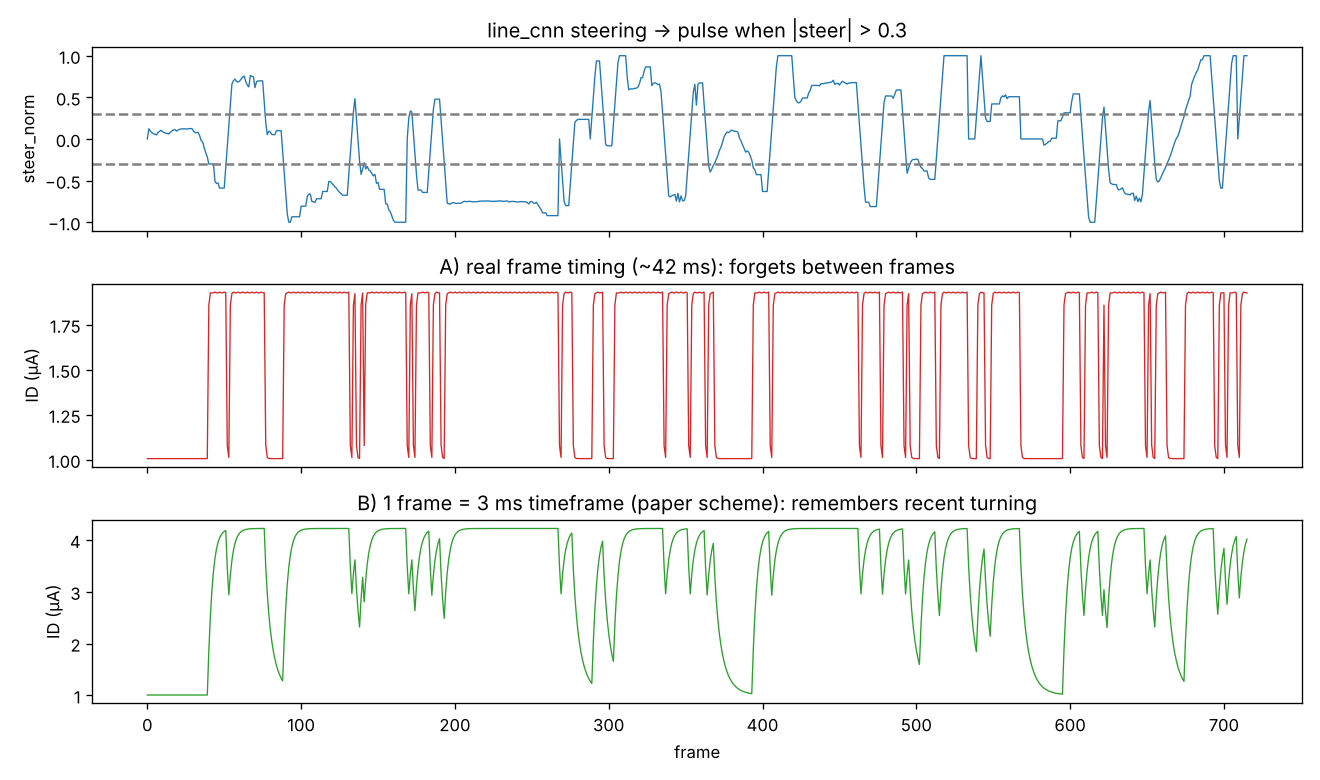

Generate this figure with Python:
"""
line_cnn 주행 로그(telemetry.csv)를 MPBTFT에 흘려보내기.

매 프레임: |steer_norm| > 임계값이면 펄스 1개 (= "지금 꺾는 중").
소자 전류 ID = "최근에 얼마나 자주 꺾었나"를 기억하는 값.

두 가지 시간 매핑 비교:
  A) 카메라 실제 간격(프레임당 ~42 ms) 그대로 → τ(≈17 ms)보다 길어서 다음 프레임 전에 거의 다 잊음
  B) 논문 방식처럼 프레임 1개 = timeframe 1개(3 ms)로 압축해서 펄스 구동 → 최근 몇 프레임을 기억

  python telemetry_reservoir.py telemetry.csv
"""
import sys, csv
import numpy as np
from mpbtft import MPBTFT, MPBTFTParams

path = sys.argv[1] if len(sys.argv) > 1 else "telemetry.csv"
rows = list(csv.DictReader(open(path)))
t = np.array([float(r["t"]) for r in rows])
steer = np.array([float(r["steer_norm"] or 0) for r in rows])
bits = np.abs(steer) > 0.3
p = MPBTFTParams.load("params.json")

def run(interval_fn):
    d, out = MPBTFT(p), []
    for i, b in enumerate(bits):
        if b: d.pulse(4.0)
        d.advance(p.t_read); out.append(d.read() * 1e6)
        d.advance(max(interval_fn(i) - p.t_read, 0))
    return np.array(out)

real = run(lambda i: (t[i + 1] - t[i]) if i + 1 < len(t) else 0.04)
comp = run(lambda i: 3e-3)

# "몇 프레임 전까지 기억하나": 펄스 1개의 흔적이 처음 크기의 10% 아래로 떨어지는 프레임 수
def memory_frames(interval):
    d = MPBTFT(p); d.pulse(); d.advance(p.t_read); first = d.read() - p.I0
    for n in range(1, 200):
        d.advance(interval)
        if d.read() - p.I0 < 0.1 * first: return n
print(f"프레임 {len(t)}개, 평균 간격 {np.diff(t).mean()*1e3:.1f} ms, 펄스 {bits.sum()}개")
print(f"A) 실제 간격  : 기억 ≈ {memory_frames(np.diff(t).mean())} 프레임, ID 범위 {real.min():.2f}–{real.max():.2f} μA")
print(f"B) 3 ms 압축 : 기억 ≈ {memory_frames(3e-3)} 프레임, ID 범위 {comp.min():.2f}–{comp.max():.2f} μA")

import matplotlib; matplotlib.use("Agg")
import matplotlib.pyplot as plt
fig, ax = plt.subplots(3, 1, figsize=(11, 6.5), sharex=True)
ax[0].plot(steer, lw=.8); ax[0].axhline(.3, ls="--", c="gray"); ax[0].axhline(-.3, ls="--", c="gray")
ax[0].set_ylabel("steer_norm"); ax[0].set_title("line_cnn steering → pulse when |steer| > 0.3")
ax[1].plot(real, c="tab:red", lw=.8); ax[1].set_ylabel("ID (μA)"); ax[1].set_title("A) real frame timing (~42 ms): forgets between frames")
ax[2].plot(comp, c="tab:green", lw=.8); ax[2].set_ylabel("ID (μA)"); ax[2].set_title("B) 1 frame = 3 ms timeframe (paper scheme): remembers recent turning")
ax[2].set_xlabel("frame")
plt.tight_layout(); plt.savefig("telemetry_reservoir.png", dpi=120)
